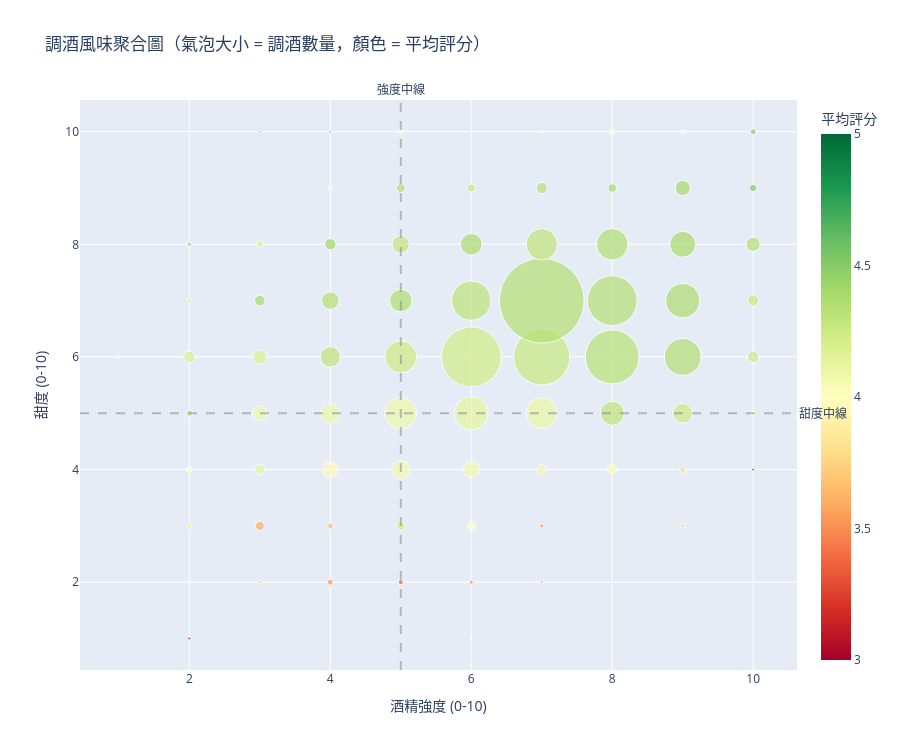

The cell this chart's notebook holds for it:
### Code cell
# 互動式氣泡圖：強度 vs 甜度（氣泡大小代表調酒數量）
if strength_values and sweetness_values:
    # 準備資料 - 先收集所有調酒的風味資料
    flavor_data = []
    for c in cocktails:
        tp = c.get('taste_profile', {})
        rating = c.get('ratings', {})
        
        if tp.get('strength') is not None and tp.get('sweetness') is not None:
            prof_rating = rating.get('professional')
            if prof_rating is not None and not pd.isna(prof_rating):
                flavor_data.append({
                    'name': c.get('name', 'Unknown'),
                    'strength': tp['strength'],
                    'sweetness': tp['sweetness'],
                    'rating': prof_rating,
                    'category': c.get('category', 'Other')
                })
    
    flavor_df = pd.DataFrame(flavor_data)
    
    # 聚合：按（強度, 甜度）分組，計算每個組合的調酒數量和平均評分
    aggregated = flavor_df.groupby(['strength', 'sweetness']).agg({
        'name': 'count',  # 數量
        'rating': 'mean',  # 平均評分
        'category': lambda x: ', '.join(x.value_counts().head(3).index.tolist())  # 前3大分類
    }).reset_index()
    
    aggregated.columns = ['strength', 'sweetness', 'count', 'avg_rating', 'top_categories']
    
    # 添加象限分類
    def get_quadrant(row):
        if row['strength'] >= 5 and row['sweetness'] >= 5:
            return '高強度高甜度'
        elif row['strength'] >= 5 and row['sweetness'] < 5:
            return '高強度低甜度'
        elif row['strength'] < 5 and row['sweetness'] >= 5:
            return '低強度高甜度'
        else:
            return '低強度低甜度'
    
    aggregated['quadrant'] = aggregated.apply(get_quadrant, axis=1)
    
    # 為每個點找出代表性調酒
    aggregated['representative'] = aggregated.apply(
        lambda row: ', '.join(
            flavor_df[
                (flavor_df['strength'] == row['strength']) & 
                (flavor_df['sweetness'] == row['sweetness'])
            ].nlargest(3, 'rating')['name'].tolist()
        ),
        axis=1
    )
    
    print(f"氣泡圖數據點: {len(aggregated)} 個（強度, 甜度）組合")
    print(f"總調酒數: {aggregated['count'].sum()} 款")
    print(f"每個組合平均調酒數: {aggregated['count'].mean():.1f} 款")
    print(f"最熱門組合調酒數: {aggregated['count'].max()} 款")
    
    # 建立氣泡圖
    fig = px.scatter(aggregated, 
                     x='strength', 
                     y='sweetness', 
                     size='count',  # 氣泡大小 = 該組合的調酒數量
                     color='avg_rating',  # 顏色 = 平均評分（用色階表示）
                     hover_data={
                         'count': True,
                         'avg_rating': ':.2f',
                         'top_categories': True,
                         'representative': True,
                         'strength': ':.0f',
                         'sweetness': ':.0f',
                         'quadrant': True
                     },
                     title='調酒風味聚合圖（氣泡大小 = 調酒數量，顏色 = 平均評分）',
                     labels={
                         'strength': '酒精強度',
                         'sweetness': '甜度',
                         'count': '調酒數量',
                         'avg_rating': '平均評分',
                         'top_categories': '主要分類',
                         'representative': '代表調酒',
                         'quadrant': '象限'
                     },
                     color_continuous_scale='RdYlGn',  # 紅-黃-綠色階（低分-高分）
                     size_max=60)
    
    # 添加象限分隔線
    fig.add_hline(y=5, line_dash="dash", line_color="gray", opacity=0.5, 
                  annotation_text="甜度中線", annotation_position="right")
    fig.add_vline(x=5, line_dash="dash", line_color="gray", opacity=0.5,
                  annotation_text="強度中線", annotation_position="top")
    
    # 更新配色條範圍（評分通常在 3-5 之間）
    fig.update_coloraxes(cmin=3, cmax=5)
    
    fig.update_layout(
        height=750, 
        xaxis_title='酒精強度 (0-10)',
        yaxis_title='甜度 (0-10)',
        coloraxis_colorbar_title='平均評分'
    )
    fig.show()
    
    # 統計分析
    print("\n風味象限統計:")
    quadrant_stats = aggregated.groupby('quadrant').agg({
        'count': 'sum',
        'avg_rating': 'mean'
    }).reset_index()
    
    for _, row in quadrant_stats.iterrows():
        percentage = row['count'] / aggregated['count'].sum() * 100
        print(f"  {row['quadrant']}: {int(row['count'])} 款調酒 ({percentage:.1f}%) - 平均評分 {row['avg_rating']:.2f}")
    
    # 找出最熱門的風味組合
    print("\n🔥 最熱門的風味組合 Top 10:")
    top_combos = aggregated.nlargest(10, 'count')
    for idx, row in top_combos.iterrows():
        print(f"  強度{int(row['strength'])}/甜度{int(row['sweetness'])}: {int(row['count'])} 款調酒 (平均{row['avg_rating']:.2f}⭐)")
        print(f"    代表: {row['representative'][:100]}...")
    
    # 找出高評分的風味組合（至少3款調酒）
    print("\n⭐ 高評分風味組合 Top 10（至少3款調酒）:")
    high_rated = aggregated[aggregated['count'] >= 3].nlargest(10, 'avg_rating')
    for idx, row in high_rated.iterrows():
        print(f"  強度{int(row['strength'])}/甜度{int(row['sweetness'])}: {row['avg_rating']:.2f}⭐ ({int(row['count'])} 款)")
        print(f"    代表: {row['representative'][:100]}...")

### Figure 1 — Plotly figure (JSON) as saved in the notebook; plotly's stock layout.template omitted (floating-point values rounded to 4 significant figures; data arrays with more than 128 entries replaced by an {"elided": "..."} marker saying what was removed)
{"data": [{"customdata": {"elided": "76x5 mixed values"}, "hovertemplate": "酒精強度=%{x:.0f}<br>甜度=%{y:.0f}<br>調酒數量=%{customdata[0]}<br>平均評分=%{marker.color:.2f}<br>主要分類=%{customdata[2]}<br>代表調酒=%{customdata[3]}<br>象限=%{customdata[4]}<extra></extra>", "legendgroup": "", "marker": {"color": [4.5, 4.0, 2.0, 4.0, 3.833, 4.0, 4.25, 4.188, 4.167, 4.5, 3.75, 3.6, 4.125, 4.071, 4.18, 4.393, 4.2, 4.5, 3.5, 3.625, 3.968, 4.093, 4.304, 4.342, 4.406, 4.0, 4.5, 3.333, 4.2, 4.061, 4.085, 4.244, 4.357, 4.284, 4.35, 4.0, 4.0, 3.5, 4.0, 4.061, 4.12, 4.226, 4.301, 4.371, 4.25, 3.5, 3.5, 3.917, 4.103, 4.268, 4.339, 4.299, 4.333, 4.0, 3.955, 4.296, 4.328, 4.342, 4.354, 4.389, 4.0, 3.75, 3.8, 4.24, 4.345, 4.361, 4.386, 4.393, 4.0, 5.0, 4.0, 4.25, 4.267, 4.34, 4.5, 4.5], "coloraxis": "coloraxis", "size": [1, 1, 1, 1, 3, 4, 6, 16, 3, 2, 2, 10, 12, 28, 25, 14, 5, 1, 4, 4, 31, 43, 51, 38, 16, 2, 1, 3, 10, 41, 123, 127, 63, 37, 10, 3, 1, 2, 9, 33, 138, 443, 191, 58, 8, 1, 2, 12, 116, 390, 890, 122, 15, 1, 11, 71, 358, 306, 123, 9, 3, 2, 5, 48, 168, 144, 83, 28, 2, 1, 3, 16, 15, 25, 7, 4], "sizemode": "area", "sizeref": 0.2472, "symbol": "circle"}, "mode": "markers", "name": "", "orientation": "v", "showlegend": false, "type": "scatter", "x": [1, 1, 2, 2, 2, 2, 2, 2, 2, 2, 3, 3, 3, 3, 3, 3, 3, 3, 4, 4, 4, 4, 4, 4, 4, 4, 4, 5, 5, 5, 5, 5, 5, 5, 5, 5, 6, 6, 6, 6, 6, 6, 6, 6, 6, 7, 7, 7, 7, 7, 7, 7, 7, 7, 8, 8, 8, 8, 8, 8, 8, 9, 9, 9, 9, 9, 9, 9, 9, 10, 10, 10, 10, 10, 10, 10], "xaxis": "x", "y": [5, 6, 1, 2, 3, 4, 5, 6, 7, 8, 2, 3, 4, 5, 6, 7, 8, 10, 2, 3, 4, 5, 6, 7, 8, 9, 10, 2, 3, 4, 5, 6, 7, 8, 9, 10, 1, 2, 3, 4, 5, 6, 7, 8, 9, 2, 3, 4, 5, 6, 7, 8, 9, 10, 4, 5, 6, 7, 8, 9, 10, 3, 4, 5, 6, 7, 8, 9, 10, 4, 5, 6, 7, 8, 9, 10], "yaxis": "y"}], "layout": {"annotations": [{"showarrow": false, "text": "甜度中線", "x": 1, "xanchor": "left", "xref": "x domain", "y": 5, "yanchor": "middle", "yref": "y"}, {"showarrow": false, "text": "強度中線", "x": 5, "xanchor": "center", "xref": "x", "y": 1, "yanchor": "bottom", "yref": "y domain"}], "coloraxis": {"cmax": 5, "cmin": 3, "colorbar": {"title": {"text": "平均評分"}}, "colorscale": [[0, "rgb(165,0,38)"], [0.1, "rgb(215,48,39)"], [0.2, "rgb(244,109,67)"], [0.3, "rgb(253,174,97)"], [0.4, "rgb(254,224,139)"], [0.5, "rgb(255,255,191)"], [0.6, "rgb(217,239,139)"], [0.7, "rgb(166,217,106)"], [0.8, "rgb(102,189,99)"], [0.9, "rgb(26,152,80)"], [1, "rgb(0,104,55)"]]}, "height": 750, "legend": {"itemsizing": "constant", "tracegroupgap": 0}, "shapes": [{"line": {"color": "gray", "dash": "dash"}, "opacity": 0.5, "type": "line", "x0": 0, "x1": 1, "xref": "x domain", "y0": 5, "y1": 5, "yref": "y"}, {"line": {"color": "gray", "dash": "dash"}, "opacity": 0.5, "type": "line", "x0": 5, "x1": 5, "xref": "x", "y0": 0, "y1": 1, "yref": "y domain"}], "title": {"text": "調酒風味聚合圖（氣泡大小 = 調酒數量，顏色 = 平均評分）"}, "xaxis": {"anchor": "y", "domain": [0, 1], "title": {"text": "酒精強度 (0-10)"}}, "yaxis": {"anchor": "x", "domain": [0, 1], "title": {"text": "甜度 (0-10)"}}}}
